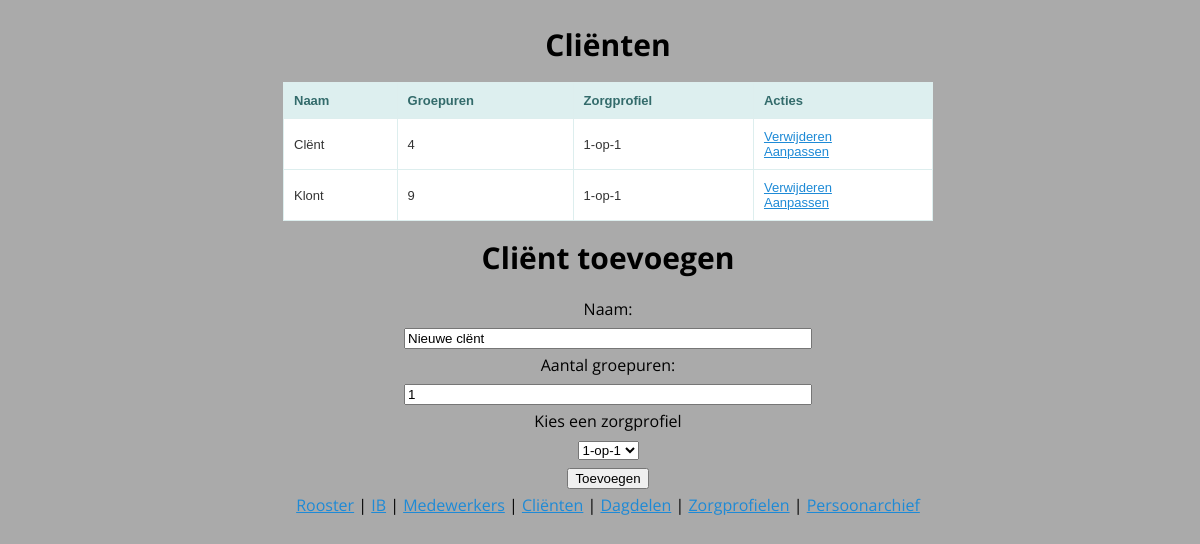
/clients/, run on the app's committed database.
### roosterapp/sql.py (models this page shows)
class Client(Base):
    __tablename__ = 'clients'
    person_id = Column(Integer, ForeignKey("persons.id"), primary_key=True)
    profile_id = Column(Integer, ForeignKey("profiles.id"))
    hours = Column(Integer, default=0)
    person = relationship("Person")
    sessions = relationship("Session", backref="client", cascade="delete, delete-orphan")

class Person(Base):
    __tablename__ = 'persons'
    id = Column(Integer, primary_key=True)
    name = Column(String(127))
    active = Column(Boolean, default=True)
    atttendance = relationship("Presence", backref="person", cascade="delete, delete-orphan")

class Profile(Base):
    __tablename__ = 'profiles'
    id = Column(Integer, primary_key=True)
    name = Column(String(127))
    ratio = Column(Integer)
    clients = relationship("Client", backref="profile")

### roosterapp/routes.py (the view)
@client_crud.route('/', methods=['GET'])
def show_clients():
    clients = app.db.session.query(Client).all()
    profiles = app.db.session.query(Profile).all()
    return render_template('index_clients.html', clients=clients, profiles=profiles)

### roosterapp/templates/index_clients.html (shortened to what this page needs)
{% extends 'base.html' %}
{% block body %}
<h1> Cliënten </h1>
{% if clients|length < 1 %}
    <h4>Er zijn nog geen cliënten in het systeem. Voeg er hieronder een toe.</h4>
{% else %}
    <table style="width: 50em;">
        <tr>
            <th>Naam</th>
            <th>Groepuren</th>
            <th>Zorgprofiel</th>
            <th>Acties</th>
        </tr>
        {% for client in clients %}
            <tr>
                <td>{{ client.person.name }}</td>
                <td>{{ client.hours }}</td>
                <td>{{ client.profile.name }}</td>
                <td>
                    <a href="delete/{{ client.person_id }}">Verwijderen</a>
                    <br>
                    <a href="update/{{ client.person_id }}">Aanpassen</a>
                </td>
            </tr>
        {% endfor %}
    </table>
{% endif %}
<h1>Cliënt toevoegen</h1>
{% if profiles|length < 1 %}
Ga naar <a href="/profiles">profielen</a> om een zorgprofiel aan te maken.
{% else %}
<form action="/clients/add" method="POST" style="width:50em;text-align: center;">
    <label for="client_name">Naam:</label><br>
    <input type="text" name="client_name" id="client_name" value="Nieuwe clënt" style="width: 50%;"><br>
    <label for="hours">Aantal groepuren:</label><br>
    <input type="text" name="hours" id="hours" value="1" style="width: 50%;"><br>
    <label for="profile_id">Kies een zorgprofiel</label><br>
    <select name="profile_id" id="profile_id">
        {% for profile in profiles %}
            <option value="{{ profile.id }}">{{ profile.name }}</option>
        {% endfor %}
    </select><br>
    <input type="submit" value="Toevoegen">
</form>
{% endif %}
{% endblock %}

### roosterapp/static/css/main.css (style rules this page uses)
body { font-family: 'Open Sans', sans-serif; line-height: 1.75em; font-size: 16px; background-color: #aaa; width: 100%; position: relative; }
h1 { font-size: 30px; line-height: 34px; text-align: center; }
a[href] { color: #1e8ad6; }
table { margin: 0 auto; border: solid 1px #DDEEEE; border-collapse: collapse; border-spacing: 0; font: normal 13px Arial, sans-serif; }
table, th { background-color: #DDEFEF; border: solid 1px #DDEEEE; color: #336B6B; padding: 10px; text-align: left; }
table, td { background-color: #FFFFFF; border: solid 1px #DDEEEE; color: #333; padding: 10px; }

### data on the page
Client: person.name "Clënt", hours "4", profile.name "1-op-1"
Client: person.name "Klont", hours "9", profile.name "1-op-1"

### other printed values
form field profile_id "1-op-1"
